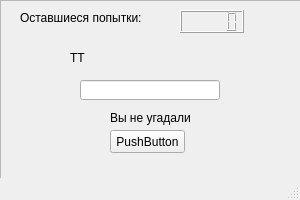
<?xml version="1.0" encoding="UTF-8"?>
<ui version="4.0">
 <class>Guesser</class>
 <widget class="QMainWindow" name="Guesser">
  <property name="geometry">
   <rect>
    <x>0</x>
    <y>0</y>
    <width>300</width>
    <height>200</height>
   </rect>
  </property>
  <property name="windowTitle">
   <string>Guess the translation</string>
  </property>
  <widget class="QWidget" name="centralwidget">
   <widget class="QFrame" name="frame">
    <property name="geometry">
     <rect>
      <x>0</x>
      <y>0</y>
      <width>301</width>
      <height>180</height>
     </rect>
    </property>
    <property name="frameShape">
     <enum>QFrame::StyledPanel</enum>
    </property>
    <property name="frameShadow">
     <enum>QFrame::Raised</enum>
    </property>
    <widget class="QLabel" name="label_tries">
     <property name="geometry">
      <rect>
       <x>20</x>
       <y>10</y>
       <width>121</width>
       <height>16</height>
      </rect>
     </property>
     <property name="text">
      <string>Оставшиеся попытки:</string>
     </property>
    </widget>
    <widget class="QLCDNumber" name="lcdNumber">
     <property name="geometry">
      <rect>
       <x>180</x>
       <y>10</y>
       <width>64</width>
       <height>23</height>
      </rect>
     </property>
    </widget>
    <widget class="QLineEdit" name="lineEdit_enword">
     <property name="geometry">
      <rect>
       <x>80</x>
       <y>80</y>
       <width>140</width>
       <height>20</height>
      </rect>
     </property>
    </widget>
    <widget class="QPushButton" name="pushButton_confirm">
     <property name="geometry">
      <rect>
       <x>110</x>
       <y>130</y>
       <width>75</width>
       <height>23</height>
      </rect>
     </property>
     <property name="text">
      <string>PushButton</string>
     </property>
    </widget>
    <widget class="QLabel" name="label">
     <property name="geometry">
      <rect>
       <x>110</x>
       <y>110</y>
       <width>81</width>
       <height>16</height>
      </rect>
     </property>
     <property name="text">
      <string>Вы не угадали</string>
     </property>
    </widget>
    <widget class="QLabel" name="label_ruword">
     <property name="geometry">
      <rect>
       <x>70</x>
       <y>50</y>
       <width>141</width>
       <height>16</height>
      </rect>
     </property>
     <property name="text">
      <string>TT</string>
     </property>
    </widget>
   </widget>
  </widget>
  <widget class="QMenuBar" name="menubar">
   <property name="geometry">
    <rect>
     <x>0</x>
     <y>0</y>
     <width>300</width>
     <height>21</height>
    </rect>
   </property>
  </widget>
  <widget class="QStatusBar" name="statusbar"/>
 </widget>
 <resources/>
 <connections/>
</ui>
